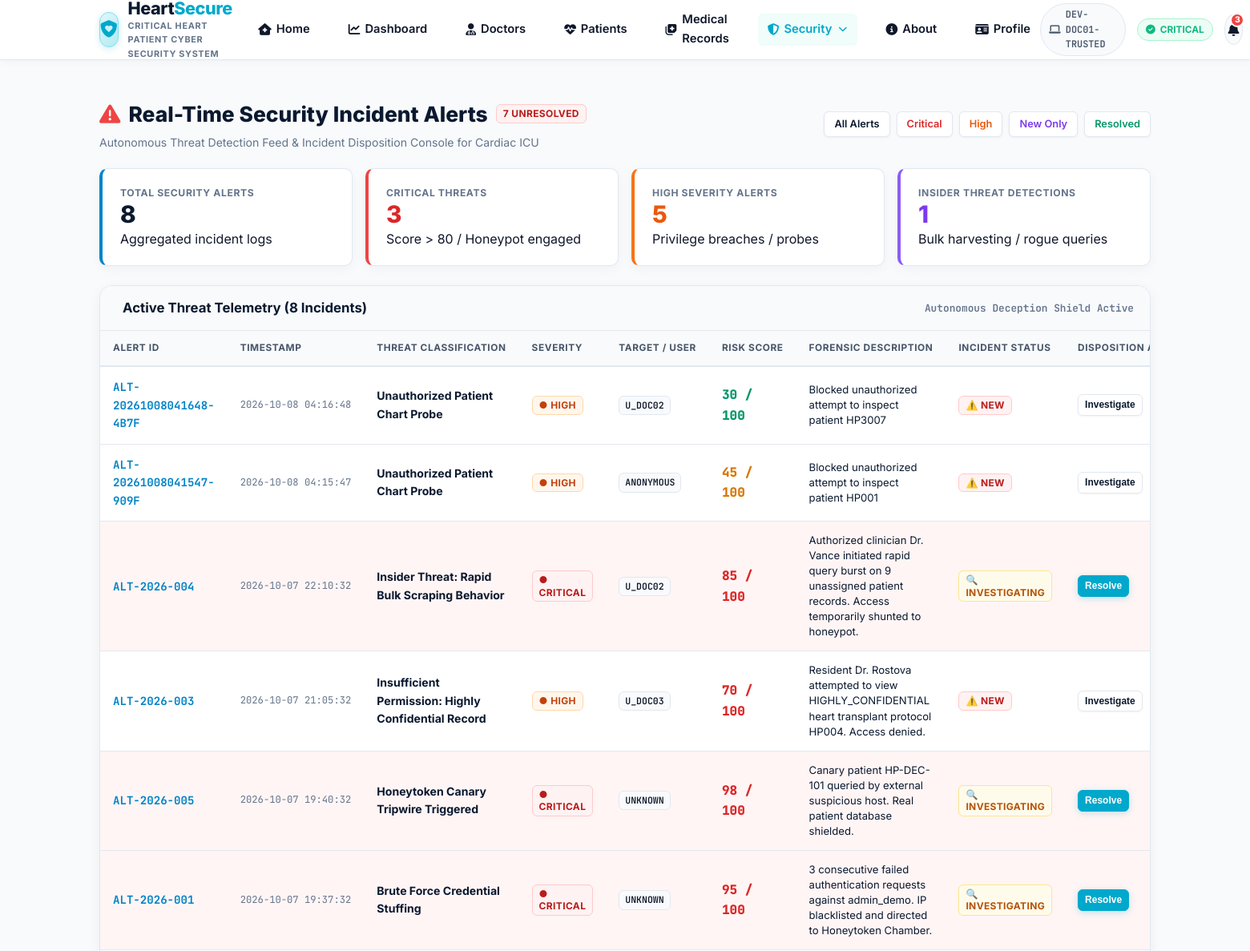
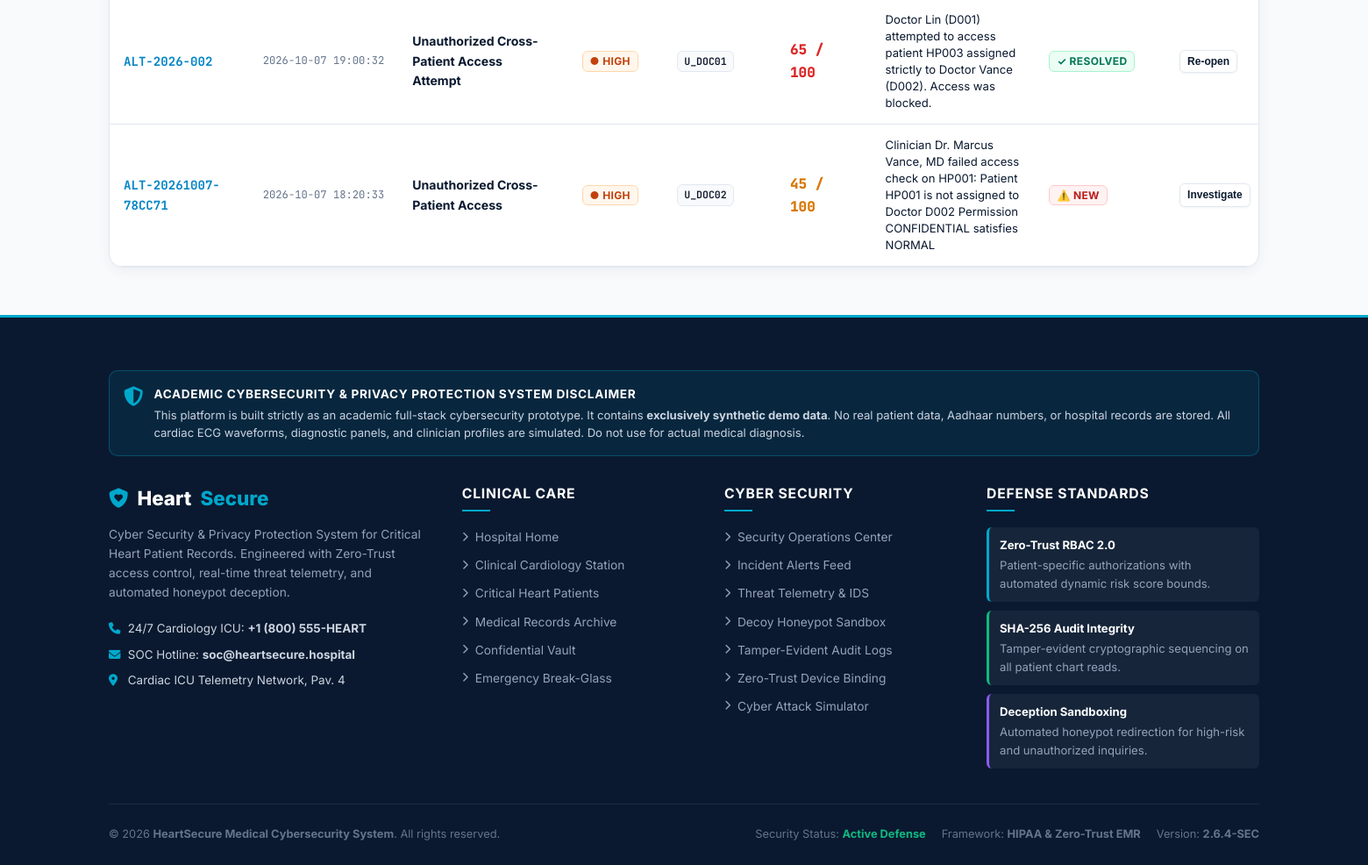
/security-alerts (signed in), run on the app's committed database (2 pictures, top to bottom).
### tables this page shows
CREATE TABLE security_alerts (
    id INTEGER PRIMARY KEY AUTOINCREMENT,
    alert_id TEXT UNIQUE NOT NULL,
    threat_type TEXT NOT NULL,
    severity TEXT NOT NULL, -- 'LOW', 'MEDIUM', 'HIGH', 'CRITICAL'
    user_id TEXT NOT NULL,
    timestamp TIMESTAMP DEFAULT CURRENT_TIMESTAMP,
    risk_score INTEGER NOT NULL,
    description TEXT NOT NULL,
    status TEXT DEFAULT 'NEW' -- 'NEW', 'INVESTIGATING', 'RESOLVED'
);

### routes/cardioshield.py (the view)
@cardioshield_bp.route('/security-alerts')
def security_alerts_view():
    if not require_login():
        return redirect(url_for('auth.login'))
    user = UserModel.get_by_user_id(session['user_id'])
    status_filter = request.args.get('status')
    severity_filter = request.args.get('severity')
    alerts = AlertService.get_all_alerts(status_filter, severity_filter)
    threat_stats = ThreatDetector.get_summary_stats()
    return render_template(
        'security_alerts.html',
        user=user,
        alerts=alerts,
        stats=threat_stats,
        status_filter=status_filter,
        severity_filter=severity_filter
    )

### database/db.py (called while the page is built)
def get_db():
    try:
        if 'db' not in g:
            g.db = sqlite3.connect(DB_PATH, check_same_thread=False)
            g.db.row_factory = sqlite3.Row
            g.db.execute("PRAGMA foreign_keys = ON")
            ensure_schema(g.db)
        return g.db
    except RuntimeError:
        conn = sqlite3.connect(DB_PATH, check_same_thread=False)
        conn.row_factory = sqlite3.Row
        conn.execute("PRAGMA foreign_keys = ON")
        ensure_schema(conn)
        return conn

def query_db(query, args=(), one=False):
    conn = get_db()
    cur = conn.execute(query, args)
    rv = cur.fetchall()
    cur.close()
    return (dict(rv[0]) if rv else None) if one else [dict(r) for r in rv]

### models/user.py (called while the page is built)
    @staticmethod
    def get_by_user_id(user_id):
        return query_db("SELECT * FROM users WHERE user_id = ?", (user_id,), one=True)

### routes/cardioshield.py (called while the page is built)
def require_login():
    if 'user_id' not in session:
        flash("Please log in to access this page.", "warning")
        return False
    return True

### services/alert_service.py (called while the page is built)
    @classmethod
    def get_all_alerts(cls, status_filter=None, severity_filter=None):
        query = "SELECT * FROM security_alerts WHERE 1=1"
        params = []
        if status_filter:
            query += " AND status = ?"
            params.append(status_filter)
        if severity_filter:
            query += " AND severity = ?"
            params.append(severity_filter)
        query += " ORDER BY timestamp DESC"
        return query_db(query, params)

### services/phone_service.py (called while the page is built)
    @staticmethod
    def get_supported_country_codes():
        return COUNTRY_CODES

### templates/security_alerts.html (shortened to what this page needs)
{% extends "base.html" %}
{% block content %}
<div style="margin-bottom: 24px;">
    <div style="display: flex; justify-content: space-between; align-items: center; flex-wrap: wrap; gap: 14px; margin-bottom: 20px;">
        <div>
            <div style="display: flex; align-items: center; gap: 10px;">
                <h1 style="font-size: 1.65rem; font-weight: 800; color: var(--navy-primary); display: flex; align-items: center; gap: 10px;">
                    <i class="fa-solid fa-triangle-exclamation" style="color: #ef4444;"></i> Real-Time Security Incident Alerts
                </h1>
                <span class="badge badge-critical" style="font-weight: 700;">{{ stats.unresolved_alerts }} Unresolved</span>
            </div>
            <p style="color: var(--text-muted); font-size: 0.88rem; margin-top: 4px;">
                Autonomous Threat Detection Feed &amp; Incident Disposition Console for Cardiac ICU
            </p>
        </div>
        <div style="display: flex; gap: 8px; flex-wrap: wrap;">
            <a href="{{ url_for('security.alerts') }}" class="btn btn-secondary btn-sm {% if not severity_filter and not status_filter %}btn-primary{% endif %}">All Alerts</a>
            <a href="{{ url_for('security.alerts', severity='CRITICAL') }}" class="btn btn-secondary btn-sm {% if severity_filter == 'CRITICAL' %}btn-primary{% endif %}" style="color: #dc2626; font-weight: 600;">Critical</a>
            <a href="{{ url_for('security.alerts', severity='HIGH') }}" class="btn btn-secondary btn-sm {% if severity_filter == 'HIGH' %}btn-primary{% endif %}" style="color: #ea580c; font-weight: 600;">High</a>
            <a href="{{ url_for('security.alerts', status='NEW') }}" class="btn btn-secondary btn-sm {% if status_filter == 'NEW' %}btn-primary{% endif %}" style="color: #7c3aed; font-weight: 600;">New Only</a>
            <a href="{{ url_for('security.alerts', status='RESOLVED') }}" class="btn btn-secondary btn-sm {% if status_filter == 'RESOLVED' %}btn-primary{% endif %}" style="color: #059669; font-weight: 600;">Resolved</a>
        </div>
    </div>
    <div class="stats-grid" style="display: grid; grid-template-columns: repeat(auto-fit, minmax(220px, 1fr)); gap: 16px; margin-bottom: 24px;">
        <div class="card stat-card" style="border-left: 4px solid #0284c7; box-shadow: 0 4px 15px rgba(15, 23, 42, 0.04);">
            <div class="stat-label">TOTAL SECURITY ALERTS</div>
            <div class="stat-value" style="color: var(--navy-primary);">{{ stats.total_alerts }}</div>
            <div class="stat-sub">Aggregated incident logs</div>
        </div>
        <div class="card stat-card" style="border-left: 4px solid #ef4444; box-shadow: 0 4px 15px rgba(15, 23, 42, 0.04);">
            <div class="stat-label">CRITICAL THREATS</div>
            <div class="stat-value" style="color: #dc2626;">{{ stats.critical_threats }}</div>
            <div class="stat-sub">Score &gt; 80 / Honeypot engaged</div>
        </div>
        <div class="card stat-card" style="border-left: 4px solid #f97316; box-shadow: 0 4px 15px rgba(15, 23, 42, 0.04);">
            <div class="stat-label">HIGH SEVERITY ALERTS</div>
            <div class="stat-value" style="color: #ea580c;">{{ stats.high_threats }}</div>
            <div class="stat-sub">Privilege breaches / probes</div>
        </div>
        <div class="card stat-card" style="border-left: 4px solid #8b5cf6; box-shadow: 0 4px 15px rgba(15, 23, 42, 0.04);">
            <div class="stat-label">INSIDER THREAT DETECTIONS</div>
            <div class="stat-value" style="color: #7c3aed;">{{ stats.insider_threats }}</div>
            <div class="stat-sub">Bulk harvesting / rogue queries</div>
        </div>
    </div>
    <div class="card" style="box-shadow: 0 4px 15px rgba(15, 23, 42, 0.05); border: 1px solid var(--border-light);">
        <div class="card-header" style="background: #f8fafc; border-bottom: 1px solid var(--border-light); padding: 14px 20px; display: flex; justify-content: space-between; align-items: center;">
            <div style="display: flex; align-items: center; gap: 8px;">
                <h2 style="font-size: 1.05rem; font-weight: 700; color: var(--navy-primary); margin: 0;">Active Threat Telemetry ({{ alerts | length }} Incidents)</h2>
            </div>
            <span style="font-size: 0.8rem; color: var(--text-muted); font-family: var(--font-mono); font-weight: 600;">Autonomous Deception Shield Active</span>
        </div>
        <div class="table-container">
            <table class="data-table">
                <thead>
                    <tr>
                        <th>ALERT ID</th>
                        <th>TIMESTAMP</th>
                        <th>THREAT CLASSIFICATION</th>
                        <th>SEVERITY</th>
                        <th>TARGET / USER</th>
                        <th>RISK SCORE</th>
                        <th>FORENSIC DESCRIPTION</th>
                        <th>INCIDENT STATUS</th>
                        <th>DISPOSITION ACTION</th>
                    </tr>
                </thead>
                <tbody>
                    {% for a in alerts %}
                    <tr style="{% if a.status != 'RESOLVED' and a.severity == 'CRITICAL' %}background: #fff5f5;{% endif %}">
                        <td style="font-family: var(--font-mono); font-weight: 700; color: #0284c7;">
                            {{ a.alert_id }}
                        </td>
                        <td style="font-family: var(--font-mono); font-size: 0.76rem; color: var(--text-muted); white-space: nowrap;">
                            {{ a.timestamp }}
                        </td>
                        <td>
                            <strong style="color: var(--navy-primary); font-size: 0.88rem;">{{ a.threat_type }}</strong>
                        </td>
                        <td>
                            {% if a.severity == 'CRITICAL' %}
                                <span class="badge badge-critical" style="font-weight: 700;">● CRITICAL</span>
                            {% elif a.severity == 'HIGH' %}
                                <span class="badge badge-high" style="font-weight: 700;">● HIGH</span>
                            {% elif a.severity == 'MEDIUM' %}
                                <span class="badge badge-medium" style="font-weight: 700;">● MEDIUM</span>
                            {% else %}
                                <span class="badge badge-low" style="font-weight: 600;">● LOW</span>
                            {% endif %}
                        </td>
                        <td>
                            <span class="user-role-tag" style="font-family: var(--font-mono); font-weight: 600;">
                                {{ a.user_id }}
                            </span>
                        </td>
                        <td>
                            <span style="font-family: var(--font-mono); font-weight: 800; font-size: 1rem; color: {% if a.risk_score > 60 %}#dc2626{% elif a.risk_score > 30 %}#d97706{% else %}#059669{% endif %};">
                                {{ a.risk_score }} / 100
                            </span>
                        </td>
                        <td style="font-size: 0.82rem; color: var(--navy-primary); max-width: 320px; line-height: 1.45;">
                            {{ a.description }}
                        </td>
                        <td>
                            {% if a.status == 'RESOLVED' %}
                                <span class="badge badge-low" style="font-weight: 700;">✓ RESOLVED</span>
                            {% elif a.status == 'INVESTIGATING' %}
                                <span class="badge badge-medium" style="font-weight: 700;">🔍 INVESTIGATING</span>
                            {% else %}
                                <span class="badge badge-critical" style="font-weight: 700;">⚠️ NEW</span>
                            {% endif %}
                        </td>
                        <td style="white-space: nowrap;">
                            <form action="{{ url_for('security.update_alert', alert_id=a.alert_id) }}" method="POST" style="display: flex; gap: 6px;">
                                {% if a.status != 'RESOLVED' %}
                                    {% if a.status == 'NEW' %}
                                    <button type="submit" class="btn btn-secondary btn-sm" style="font-size: 0.75rem; padding: 4px 8px;" title="Mark Investigating">Investigate</button>
                                    {% else %}
                                    <button type="submit" class="btn btn-primary btn-sm" style="font-size: 0.75rem; padding: 4px 8px;" title="Resolve Incident">Resolve</button>
                                    {% endif %}
                                {% else %}
                                    <button type="submit" class="btn btn-secondary btn-sm" style="font-size: 0.75rem; padding: 4px 8px;" title="Re-open Incident">Re-open</button>
                                {% endif %}
                            </form>
                        </td>
                    </tr>
                    {% else %}
                    <tr>
                        <td colspan="9" style="text-align: center; padding: 40px; color: var(--text-muted);">
                            No security incidents found matching your query filter.
                        </td>
                    </tr>
                    {% endfor %}
                </tbody>
            </table>
        </div>
    </div>
</div>
{% endblock %}

### data on the page
security_alerts: alert_id "ALT-20261008041648-4B7F", timestamp "2026-10-08 04:16:48", threat_type "Unauthorized Patient Chart Probe", severity "● HIGH", user_id "U_DOC02", risk_score "30", description "Blocked unauthorized attempt to inspect patient HP3007", status "⚠️ NEW"
security_alerts: alert_id "ALT-20261008041547-909F", timestamp "2026-10-08 04:15:47", threat_type "Unauthorized Patient Chart Probe", severity "● HIGH", user_id "ANONYMOUS", risk_score "45", description "Blocked unauthorized attempt to inspect patient HP001", status "⚠️ NEW"
security_alerts: alert_id "ALT-2026-004", timestamp "2026-10-07 22:10:32", threat_type "Insider Threat: Rapid Bulk Scraping Behavior", severity "● CRITICAL", user_id "U_DOC02", risk_score "85", description "Authorized clinician Dr. Vance initiated rapid query burst on 9 unassigned patient records. Access temporarily shunted to honeypot.", status "🔍 INVESTIGATING"
security_alerts: alert_id "ALT-2026-003", timestamp "2026-10-07 21:05:32", threat_type "Insufficient Permission: Highly Confidential Record", severity "● HIGH", user_id "U_DOC03", risk_score "70", description "Resident Dr. Rostova attempted to view HIGHLY_CONFIDENTIAL heart transplant protocol HP004. Access denied.", status "⚠️ NEW"
security_alerts: alert_id "ALT-2026-005", timestamp "2026-10-07 19:40:32", threat_type "Honeytoken Canary Tripwire Triggered", severity "● CRITICAL", user_id "UNKNOWN", risk_score "98", description "Canary patient HP-DEC-101 queried by external suspicious host. Real patient database shielded.", status "🔍 INVESTIGATING"
security_alerts: alert_id "ALT-2026-001", timestamp "2026-10-07 19:37:32", threat_type "Brute Force Credential Stuffing", severity "● CRITICAL", user_id "UNKNOWN", risk_score "95", description "3 consecutive failed authentication requests against admin_demo. IP blacklisted and directed to Honeytoken Chamber.", status "🔍 INVESTIGATING"
security_alerts: alert_id "ALT-2026-002", timestamp "2026-10-07 19:00:32", threat_type "Unauthorized Cross-Patient Access Attempt", severity "● HIGH", user_id "U_DOC01", risk_score "65", description "Doctor Lin (D001) attempted to access patient HP003 assigned strictly to Doctor Vance (D002). Access was blocked.", status "✓ RESOLVED"
security_alerts: alert_id "ALT-20261007-78CC71", timestamp "2026-10-07 18:20:33", threat_type "Unauthorized Cross-Patient Access", severity "● HIGH", user_id "U_DOC02", risk_score "45", description "Clinician Dr. Marcus Vance, MD failed access check on HP001: Patient HP001 is not assigned to Doctor D002 Permission CONFIDENTIAL satisfies NORMAL", status "⚠️ NEW"

### other printed values
{{ session_device_id }} "DEV-DOC01-TRUSTED"
{{ system_threat_level }} "CRITICAL"
{{ stats.unresolved_alerts }} "7"
{{ stats.total_alerts }} "8"
{{ stats.critical_threats }} "3"
{{ stats.high_threats }} "5"
{{ stats.insider_threats }} "1"
{{ alerts | length }} "8"
